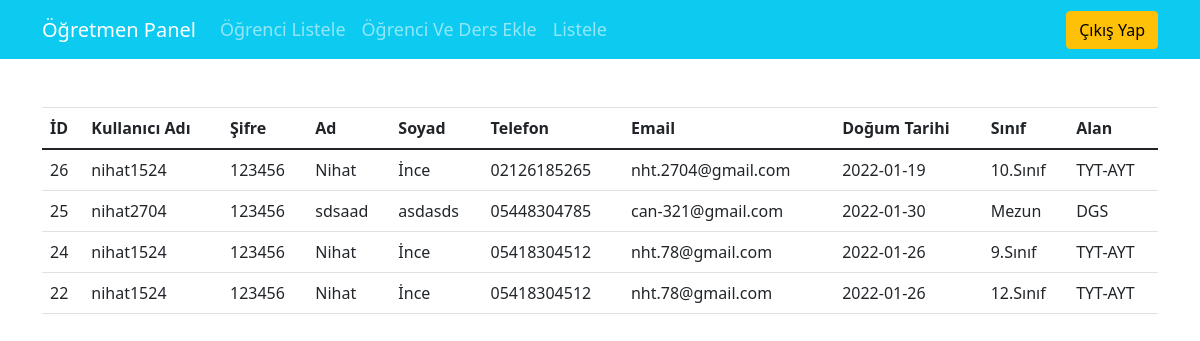
/php/ogrliste.php (signed in), run on the app's committed database.
### tables this page shows
CREATE TABLE `kayitol` (
  `id` int(11) NOT NULL,
  `tc` varchar(11) NOT NULL,
  `kulad` varchar(14) NOT NULL,
  `sifre` int(14) NOT NULL,
  `ad` varchar(25) NOT NULL,
  `soyad` varchar(25) NOT NULL,
  `telefon` varchar(11) NOT NULL,
  `email` varchar(40) NOT NULL,
  `dogtarih` date NOT NULL,
  `sinif` varchar(20) NOT NULL,
  `alan` varchar(30) NOT NULL
);

### php/ogrliste.php (the view, shortened to what this page needs)
<?php
  if(!isset($_SESSION["giris2"])){
  echo "Bu sayfayı görüntüleme yetkiniz yoktur.<br>";
      echo "Anasayfaya Yönlendiriliyorunuz.";
header("Refresh: 3; url=login.php");
  }else{
?>
<!DOCTYPE html>
<html lang="en">
<head>
    <link rel="stylesheet" href="https://maxcdn.bootstrapcdn.com/bootstrap/4.0.0/css/bootstrap.min.css">
    <link rel="stylesheet" type="text/css" href="/css/panel.css">
    <link href="https://cdn.jsdelivr.net/npm/bootstrap@5.0.0-beta1/dist/css/bootstrap.min.css" rel="stylesheet">
</head>
<body>
    <nav class="navbar navbar-dark bg-info navbar-expand-lg">
        <div class="container">
            <a class="navbar-brand" href="">
                Öğretmen Panel
            </a>
            <div class="collapse navbar-collapse" id="navbarResponsive">
                <ul class="navbar-nav">
                    <li class="nav-item">
                        <a class="nav-link" href="ogretmenpanel.php" class="navbar-brand">Öğrenci Listele</a>
                    </li>
                    <li class="nav-item">
                        <a class="nav-link" href="ogrenciekle.php" class="navbar-brand">Öğrenci Ve Ders Ekle</a>
                    </li>
                    <li class="nav-item">
                        <a class="nav-link" href="ogrliste.php" class="navbar-brand">Listele</a>
                    </li>
                </ul>
                <ul class="navbar-nav ml-auto">
                    <li class="nav-item">
                        <form action="logout2.php" method="POST">
                            <input type="submit" name="buton" value="Çıkış Yap"class="btn float-right btn-warning">
                        </form>
                    </li>
                </ul>
            </div>
        </div>
    </nav>
    <?php require 'baglan.php';?>
	 <div class="container pt-5 pb-5">
      <table class="table">
       <thead>
           <th>İD</th>
       	<th>Kullanıcı Adı</th>
       	<th>Şifre</th>
       	<th>Ad</th>
           <th>Soyad</th>
       	<th>Telefon</th>
       	<th>Email</th>
           <th>Doğum Tarihi</th>
       	<th>Sınıf</th>
           <th>Alan</th>
       </thead>
       <tbody>
       	  <?php
        $query = $DBcon->query('SELECT * FROM kayitol ORDER BY id DESC',PDO::FETCH_ASSOC);
          foreach($query as  $row){
            ?>
                <tr id="<?=$row['id']?>">
                    <td data-target="id"><?=$row['id']?></td>
            	<td data-target="kulad"><?=$row['kulad']?></td>
            	<td data-target="sifre" ><?=$row['sifre']?></td>
                <td data-target="ad"><?=$row['ad']?></td>
            	<td data-target="soyad" ><?=$row['soyad']?></td>
                <td data-target="telefon"><?=$row['telefon']?></td>
            	<td data-target="email" ><?=$row['email']?></td>
                <td data-target="dogtarih"><?=$row['dogtarih']?></td>
            	<td data-target="sinif" ><?=$row['sinif']?></td>
                    <td data-target="alan" ><?=$row['alan']?></td>
            </tr>
            <?php
          }
       	  ?>
       </tbody>
      </table>
	 </div>
</html>
<?php
  }
   ?>

### css/panel.css (style rules this page uses)
html,body { background-image: url(/img/background3.jpg); height: 100%; }
.navbar { font-size:large; }

### data on the page
kayitol: id "26", kulad "nihat1524", sifre "123456", ad "Nihat", soyad "İnce", telefon "02126185265", email "nht.2704@gmail.com", dogtarih "2022-01-19", sinif "10.Sınıf", alan "TYT-AYT"
kayitol: id "25", kulad "nihat2704", sifre "123456", ad "sdsaad", soyad "asdasds", telefon "05448304785", email "can-321@gmail.com", dogtarih "2022-01-30", sinif "Mezun", alan "DGS"
kayitol: id "24", kulad "nihat1524", sifre "123456", ad "Nihat", soyad "İnce", telefon "05418304512", email "nht.78@gmail.com", dogtarih "2022-01-26", sinif "9.Sınıf", alan "TYT-AYT"
kayitol: id "22", kulad "nihat1524", sifre "123456", ad "Nihat", soyad "İnce", telefon "05418304512", email "nht.78@gmail.com", dogtarih "2022-01-26", sinif "12.Sınıf", alan "TYT-AYT"
